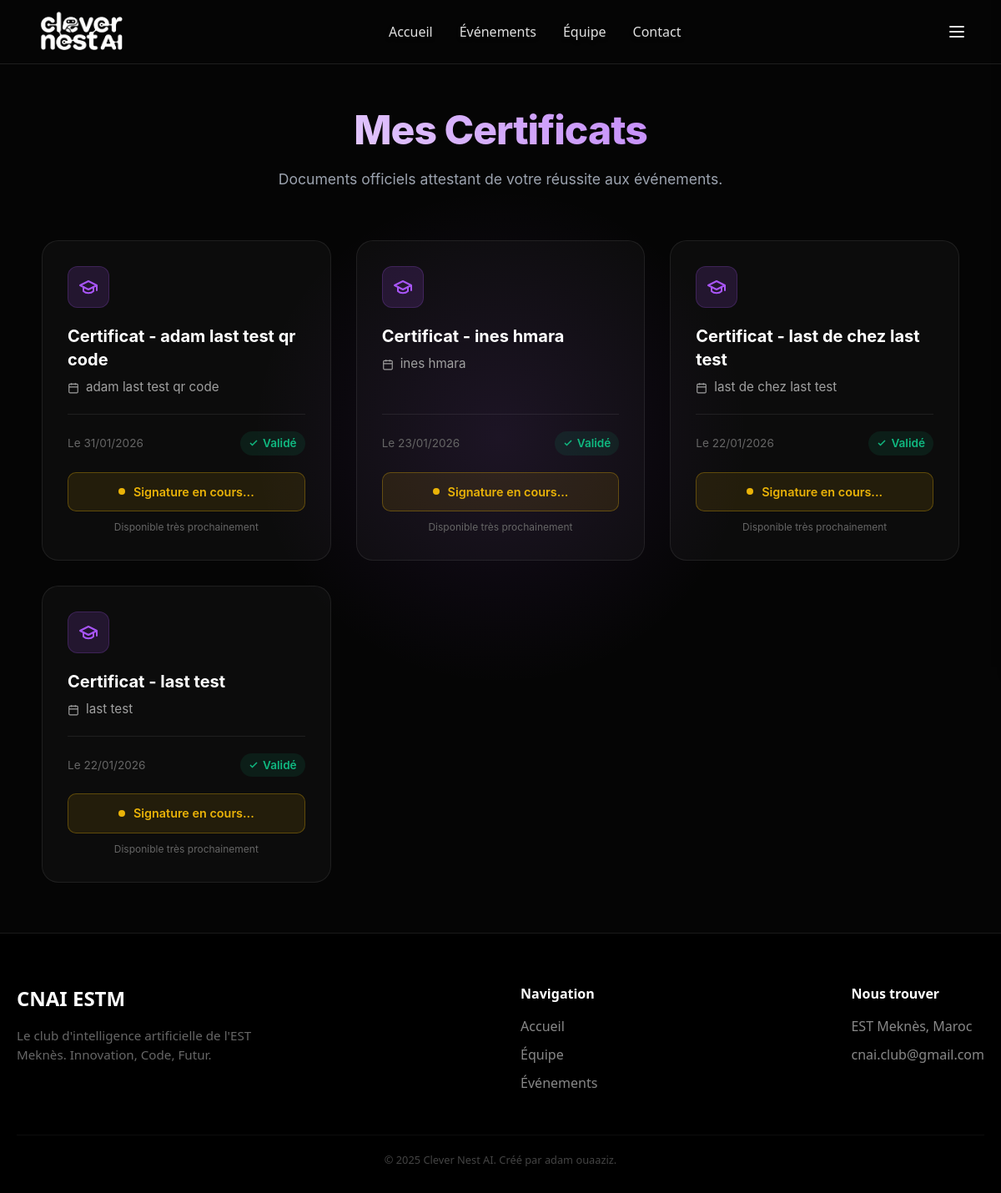
Page /certificate/ (signed in) on the earlier database version.
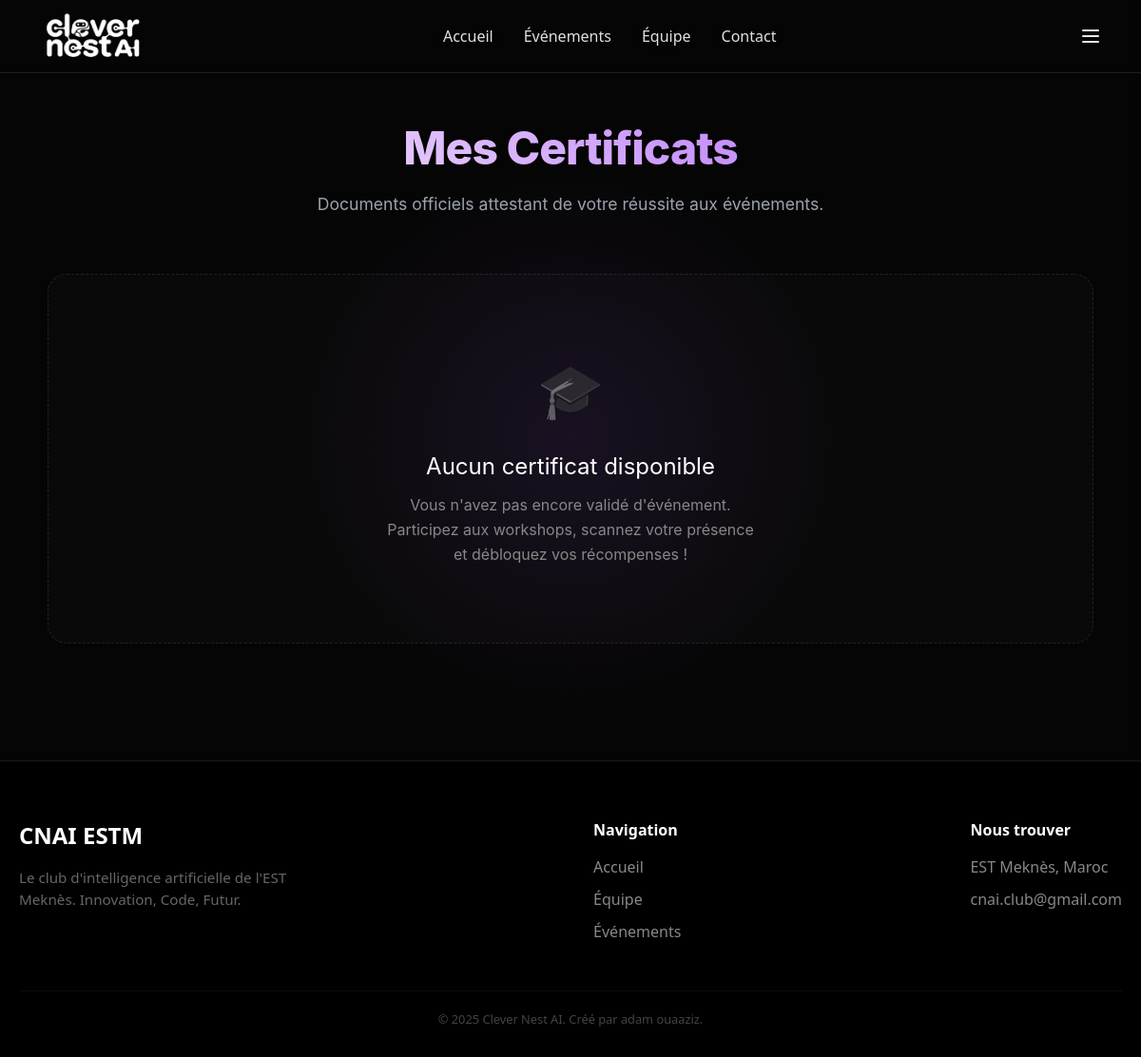
Same page on the later database version.
### membres/models.py (models this page shows, shortened)
class Certificate(models.Model):
    membre = models.ForeignKey(Membres, on_delete=models.CASCADE, related_name='certificates')
    evenement = models.ForeignKey(Evenement, on_delete=models.CASCADE, related_name='certificates_delivres')
    titre = models.CharField(max_length=200)
    date_obtention = models.DateTimeField(auto_now_add=True)
    code_verification = models.UUIDField(default=uuid.uuid4, editable=False)
    class Meta:
        unique_together = ('membre', 'evenement')
        ordering = ['-date_obtention']
        verbose_name = "Certificat Délivré"
        verbose_name_plural = "Certificats Délivrés"

class Evenement(models.Model):
    titre = models.CharField(max_length=200)
    description = models.TextField(blank=True, null=True)
    date_debut = models.DateField()
    nombre_jours = models.IntegerField(default=1)
    lieu = models.CharField(max_length=200)
    points_par_jour = models.IntegerField(default=10)
    created_at = models.DateTimeField(auto_now_add=True)
    actif = models.BooleanField(default=True)
    participants = models.ManyToManyField('Membres', related_name='evenements', blank=True)
    class Meta:
        ordering = ['-date_debut']
        verbose_name = "Événement"
        verbose_name_plural = "Événements"

### membres/views.py (the view)
# urls.py: path('certificate/', views.certificate, name='certificate'),
def certificate(request):
    if not require_login(request): return redirect('login')
    membre_id = request.session.get('membre_id') or (request.user.id if request.user.is_authenticated else None)
    if request.user.is_authenticated:
        return render(request, 'membres/certificate.html', {'certificates': [], 'is_member': True})
    membre = get_object_or_404(Membres, id=membre_id)
    certificats_obtenus = Certificate.objects.filter(membre=membre).select_related('evenement')
    context = {
        'certificates': certificats_obtenus,
        'is_member': True,
        'membre': membre
    }
    return render(request, 'membres/certificate.html', context)

### membres/views.py (called while the page is built)
def require_login(request):
    if request.user.is_authenticated or 'membre_id' in request.session:
        return True
    return False

### membres/templates/membres/certificate.html (shortened to what this page needs)
{% extends 'membres/base.html' %}
{% load static %}
{% block content %}
<div class="cert-section">
    <div class="cert-glow"></div>
    <div class="cert-container animate-fade-up">
        <div class="cert-header">
            <h2>Mes Certificats</h2>
            <p>Documents officiels attestant de votre réussite aux événements.</p>
        </div>
        <div class="cert-grid">
            {% for cert in certificates %}
            <div class="cert-card">
                <div class="card-top">
                    <div class="cert-icon-wrapper">
                        <svg width="24" height="24" viewBox="0 0 24 24" fill="none" stroke="currentColor" stroke-width="2" stroke-linecap="round" stroke-linejoin="round"><path d="M22 10v6M2 10l10-5 10 5-10 5z"/><path d="M6 12v5c3 3 9 3 12 0v-5"/></svg>
                    </div>
                    <h3 class="cert-title">{{ cert.titre }}</h3>
                    <div class="cert-event">
                        <svg width="14" height="14" viewBox="0 0 24 24" fill="none" stroke="currentColor" stroke-width="2"><rect x="3" y="4" width="18" height="18" rx="2" ry="2"></rect><line x1="16" y1="2" x2="16" y2="6"></line><line x1="8" y1="2" x2="8" y2="6"></line><line x1="3" y1="10" x2="21" y2="10"></line></svg>
                        <span>{{ cert.evenement.titre }}</span>
                    </div>
                </div>
                <div class="card-bottom">
                    <div class="cert-meta">
                        <span class="meta-date">Le {{ cert.date_obtention|date:"d/m/Y" }}</span>
                        <span class="meta-status">
                            <svg width="12" height="12" viewBox="0 0 24 24" fill="none" stroke="currentColor" stroke-width="3"><polyline points="20 6 9 17 4 12"></polyline></svg>
                            Validé
                        </span>
                    </div>
                    {% if cert.evenement.template_certificat %}
                        <a href="{% url 'download_certificate' cert.id %}" class="btn-download">
                            <svg width="18" height="18" viewBox="0 0 24 24" fill="none" stroke="currentColor" stroke-width="2"><path d="M21 15v4a2 2 0 0 1-2 2H5a2 2 0 0 1-2-2v-4"/><polyline points="7 10 12 15 17 10"/><line x1="12" y1="15" x2="12" y2="3"/></svg>
                            Télécharger le PDF
                        </a>
                    {% else %}
                        <div class="status-badge" title="L'administration n'a pas encore validé le design du certificat">
                            <div class="pulse-dot"></div>
                            <span>Signature en cours...</span>
                        </div>
                        <div style="text-align: center; font-size: 0.75rem; color: #666; margin-top: 10px;">
                            Disponible très prochainement
                        </div>
                    {% endif %}
                </div>
            </div>
            {% empty %}
            <div class="empty-state">
                <div class="empty-icon">🎓</div>
                <h3 style="color:white; margin-bottom:10px; font-size:1.5rem;">Aucun certificat disponible</h3>
                <p style="color:#888; max-width:400px; line-height:1.6;">
                    Vous n'avez pas encore validé d'événement. Participez aux workshops, scannez votre présence et débloquez vos récompenses !
                </p>
            </div>
            {% endfor %}
        </div>
    </div>
</div>
{% endblock %}

### membres/templates/membres/base.html (shortened to what this page needs)
{% load static %}
<!DOCTYPE html>
<html lang="fr" data-theme="black">
<head>
    <link href="https://cdn.jsdelivr.net/npm/daisyui@5" rel="stylesheet" type="text/css" />
    <script src="https://cdn.jsdelivr.net/npm/@tailwindcss/browser@4"></script>
    <link href="https://cdn.jsdelivr.net/npm/daisyui@5/themes.css" rel="stylesheet" type="text/css" />
    <link rel="stylesheet" href="{% static 'membres/css/hero.css' %}?v=2">
    <link rel="stylesheet" href="{% static 'membres/css/navbar.css' %}?v=8">
</head>
<body class="{% if user.is_authenticated or is_member %}user-logged-in{% endif %}">
    <nav class="navbar-custom">
        <div class="navbar-content">
            <a href="{% url 'index' %}" class="brand-logo group">
                <img src="{% static 'membres/images/new_l.png' %}" alt="CNAI Logo"
                     class="logo-image transition-transform duration-300 group-hover:scale-110">
            </a>
            <div class="nav-links">
                <a href="{% url 'index' %}" class="nav-link">Accueil</a>
                <a href="{% url 'events' %}" class="nav-link">Événements</a>
                <a href="{% url 'team' %}" class="nav-link">Équipe</a>
                <a href="{% url 'contact' %}" class="nav-link">Contact</a>
            </div>
            <div style="display: flex; align-items: center; gap: 1rem;">
                <button class="hamburger-btn {% if user.is_authenticated or is_member %}visible-desktop{% endif %}" id="menuBtn" style="margin-left: 0.5rem;">
                    <span class="hamburger-line"></span><span class="hamburger-line"></span><span class="hamburger-line"></span>
                </button>
            </div>
        </div>
    </nav>
    <div class="main-content">
        {% block content %}{% endblock %}
    </div>
    <footer style="background: #000; border-top: 1px solid rgba(255,255,255,0.1); padding: 60px 20px 30px 20px;">
        <div style="max-width: 1200px; margin: 0 auto;">
            <div style="display: flex; flex-wrap: wrap; justify-content: space-between; gap: 40px; margin-bottom: 40px;">
                <div style="max-width: 300px;">
                    <h2 style="color: white; font-size: 1.5rem; font-weight: bold; margin-bottom: 15px;">CNAI ESTM</h2>
                    <p style="color: #666; font-size: 0.95rem;">Le club d'intelligence artificielle de l'EST Meknès. Innovation, Code, Futur.</p>
                </div>
                <div>
                    <h4 style="color: white; font-weight: bold; margin-bottom: 15px;">Navigation</h4>
                    <ul style="list-style: none; padding: 0;">
                        <li style="margin-bottom: 10px;"><a href="{% url 'index' %}" style="color: #888; text-decoration: none;">Accueil</a></li>
                        <li style="margin-bottom: 10px;"><a href="{% url 'team' %}" style="color: #888; text-decoration: none;">Équipe</a></li>
                        <li style="margin-bottom: 10px;"><a href="{% url 'events' %}" style="color: #888; text-decoration: none;">Événements</a></li>
                    </ul>
                </div>
                <div id="contact">
                    <h4 style="color: white; font-weight: bold; margin-bottom: 15px;">Nous trouver</h4>
                    <p style="color: #888; margin-bottom: 10px;">EST Meknès, Maroc</p>
                    <p style="color: #888;">cnai.club@gmail.com</p>
                </div>
            </div>
            <div style="border-top: 1px solid rgba(255,255,255,0.05); padding-top: 20px; text-align: center;">
                <p style="color: #444; font-size: 0.8rem;">&copy; 2025 Clever Nest AI. Créé par adam ouaaziz.</p>
            </div>
        </div>
    </footer>
</body>
</html>

### membres/static/membres/css/hero.css (style rules this page uses)
.animate-fade-up { opacity: 0; animation: fadeInUp 1s ease-out forwards; }

### membres/static/membres/css/navbar.css (style rules this page uses)
* { margin: 0; padding: 0; box-sizing: border-box; }
.navbar-custom { background: transparent; position: absolute; top: 0; left: 0; width: 100%; z-index: 50; border-bottom: 1px solid rgba(255, 255, 255, 0.1); padding: 0.5rem 0; transition: all 0.3s ease; }
.navbar-content { max-width: 1400px; margin: 0 auto; padding: 0 2rem; display: flex; justify-content: space-between; align-items: center; height: 60px; }
.brand-logo { display: flex; align-items: center; height: 100%; margin: 0; padding: 0; text-decoration: none; color: white; font-weight: 700; font-size: 1.5rem; }
.logo-image { height: 55px; width: auto; object-fit: contain; mix-blend-mode: screen; transition: opacity 0.3s ease; }
.nav-links { display: flex; gap: 2rem; }
.nav-link { color: #e0e0e0; text-decoration: none; font-size: 1rem; transition: all 0.3s ease; position: relative; text-shadow: 0 2px 4px rgba(0,0,0,0.5); }
.nav-link::after { content: ''; position: absolute; bottom: -5px; left: 0; width: 0; height: 2px; background-color: white; transition: width 0.3s ease; }
.hamburger-btn { background: transparent; border: none; padding: 0.5rem 0.75rem; cursor: pointer; display: none; flex-direction: column; gap: 4px; align-items: flex-end; justify-content: center; transition: all 0.3s ease; }
.hamburger-btn.visible-desktop { display: flex !important; }
.hamburger-line { width: 18px; height: 2px; background: rgba(255, 255, 255, 0.9); transition: all 0.3s ease; border-radius: 2px; box-shadow: 0 1px 2px rgba(0,0,0,0.5); }

### membres/templates/membres/base.html (style rules this page uses)
body { background: radial-gradient(circle at top left, #1a1a2e, #000000 60%); min-height: 100vh; }

### membres/templates/membres/certificate.html (style rules this page uses)
.cert-section { min-height: 100vh; background: #050505; padding: 120px 20px 60px 20px; position: relative; font-family: 'Inter', sans-serif; overflow: hidden; }
.cert-glow { position: absolute; width: 600px; height: 600px; background: radial-gradient(circle, rgba(168, 85, 247, 0.1) 0%, transparent 70%); top: 20%; left: 50%; transform: translateX(-50%); pointer-events: none; z-index: 0; }
.cert-container { max-width: 1100px; margin: 0 auto; position: relative; z-index: 2; }
.cert-header { text-align: center; margin-bottom: 60px; }
.cert-header h2 { font-size: 3rem; font-weight: 800; color: white; margin-bottom: 10px; letter-spacing: -1px; background: -webkit-linear-gradient(45deg, #fff, #a855f7); -webkit-background-clip: text; -webkit-text-fill-color: transparent; }
.cert-header p { color: #9ca3af; font-size: 1.1rem; }
.cert-grid { display: grid; grid-template-columns: repeat(auto-fill, minmax(320px, 1fr)); gap: 30px; }
.empty-state { grid-column: 1 / -1; display: flex; flex-direction: column; align-items: center; justify-content: center; padding: 80px 20px; background: rgba(255, 255, 255, 0.02); border: 1px dashed rgba(255, 255, 255, 0.1); border-radius: 20px; text-align: center; }
.empty-icon { font-size: 3.5rem; margin-bottom: 20px; opacity: 0.5; filter: grayscale(1); }

Differences in the rows shown:
removed Certificate: titre "Certificat - adam last test qr code", evenement.titre "adam last test qr code", date_obtention "31/01/2026", shows "Signature en cours..."
removed Certificate: titre "Certificat - ines hmara", evenement.titre "ines hmara", date_obtention "23/01/2026", shows "Signature en cours..."
removed Certificate: titre "Certificat - last de chez last test", evenement.titre "last de chez last test", date_obtention "22/01/2026", shows "Signature en cours..."
removed Certificate: titre "Certificat - last test", evenement.titre "last test", date_obtention "22/01/2026", shows "Signature en cours..."
Other differences:
text now shown: "🎓 Aucun certificat disponible Vous n'avez pas encore validé d'événement. Participez aux workshops, scannez votre présence et débloquez vos récompenses !"
